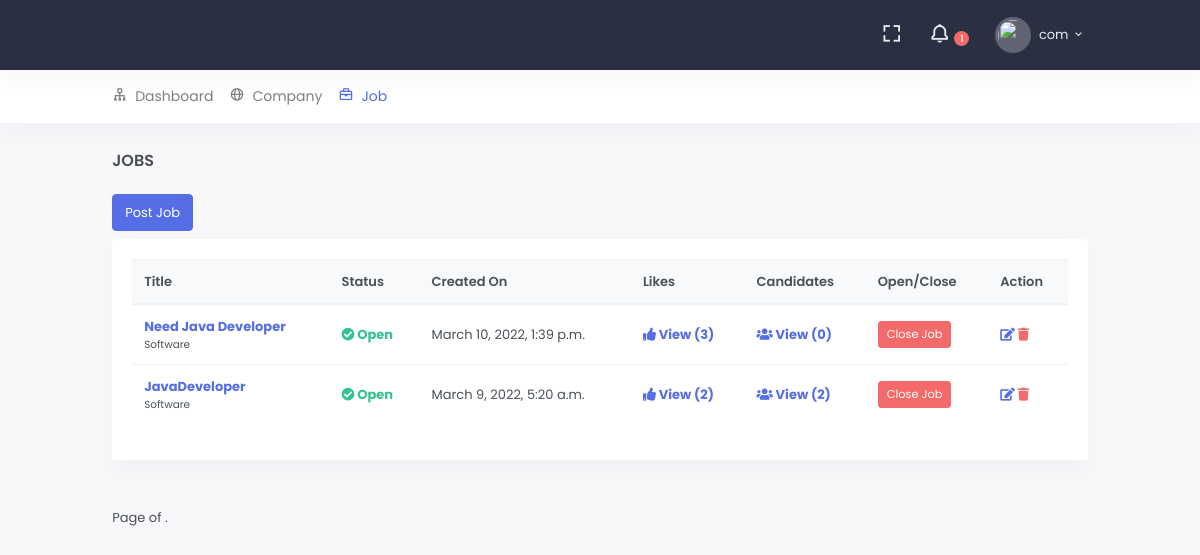
Screenshot of /c/job/ (signed in) with the database file from the repository.
### src/accounts/models.py (models this page shows, shortened)
class User(AbstractUser):
    GENDER_CHOICE = (
        ('m', 'Male'),
        ('f', 'Female'),
        ('o', 'Other'),
    )
    is_customer = models.BooleanField(default=False, help_text="This account belongs to customer")
    is_company = models.BooleanField(default=False, help_text="This account belongs to Company")
    is_completed = models.BooleanField(default=False, help_text="Is user fully fully identified to access application")
    profile_image = models.ImageField(
        null=True, blank=True,
        upload_to='images/profiles/',
        verbose_name="Profile Picture", help_text="Profile image must be 150*150 in size of png, jpg or jpeg"
    )
    gender = models.CharField(max_length=1, null=True, blank=True, choices=GENDER_CHOICE)
    about = models.TextField(null=True, blank=True, help_text="Tell us something interesting about yourself")
    address = models.TextField(blank=True, null=True)
    phone_number = models.CharField(max_length=15, null=True, blank=True)
    class Meta:
        verbose_name_plural = "Users"

### src/portals/company/models.py (models this page shows, shortened)
class Job(models.Model):
    STATUS_CHOICE = (
        ('o', 'Open'),
        ('c', 'Close')
    )
    title = models.CharField(max_length=255)
    category = models.ForeignKey(Category, on_delete=models.CASCADE)
    description = models.TextField()
    detailed_description = RichTextField(null=True, blank=True)
    company = models.ForeignKey('Company', related_name='job_provider', on_delete=models.CASCADE, blank=True)
    start_time = models.DateTimeField(null=True, blank=True)
    end_time = models.DateTimeField(null=True, blank=True)
    likes = models.ManyToManyField(User, related_name='likes')
    candidates = models.ManyToManyField(User, related_name='candidates', through='Candidate')
    status = models.CharField(max_length=1, choices=STATUS_CHOICE, default='o')
    is_active = models.BooleanField(default=True)
    created_on = models.DateTimeField(auto_now=False, auto_now_add=True)
    class Meta:
        ordering = ['-pk']

class Category(models.Model):
    name = models.CharField(max_length=255)
    class Meta:
        verbose_name_plural = "Categories"
    def __str__(self):
        return self.name

### src/portals/company/views.py (the view)
# urls.py: path('job/', JobListView.as_view(), name='job-list'),
@method_decorator(company_required, name='dispatch')
class JobListView(ListView):
    model = Job
    def get_queryset(self):
        return Job.objects.filter(company__user=self.request.user)

### src/portals/company/templates/company/job_list.html (shortened to what this page needs)
{% extends 'core/base.html' %}
{% load static %}
{% load custom_tags %}
{% block page_heading %} Jobs {% endblock %}
{% block content %}
    <div class="row mb-2">
        <div class="col-12">
            <a href="{% url 'company:job-add' %}" class="btn btn-primary"> Post Job</a>
        </div>
    </div>
    <div class="row">
        <div class="col-12">
            <div class="card">
                <div class="card-body">
                    {% if object_list %}
                        <div class="table-responsive">
                            <table class="table table-centered table-nowrap table-hover">
                                <thead class="thead-light">
                                <tr>
                                    <th scope="col">Title</th>
                                    <th scope="col">Status</th>
                                    <th scope="col">Created On</th>
                                    <th scope="col">Likes</th>
                                    <th scope="col">Candidates</th>
                                    <th scope="col">Open/Close</th>
                                    <th scope="col">Action</th>
                                </tr>
                                </thead>
                                <tbody>
                                {% for object in object_list %}
                                    <tr>
                                        <td>
                                            <p class="mb-0">
                                                <b><a href="#">{{ object.title }}</a></b>
                                            </p>
                                            <p class="mb-0 small">{{ object.category }}</p>
                                        </td>
                                        <td>
                                            {% if object.status == 'o' %}
                                                <b class="text-success">
                                                    <i class="fa fa-check-circle"></i> Open
                                                </b>
                                            {% else %}
                                                <b class="text-danger">
                                                    <i class="fa fa-times-circle"></i> Closed
                                                </b>
                                            {% endif %}
                                        </td>
                                        <td>{{ object.created_on }}</td>
                                        <td>
                                            <a href="{% url 'company:job-add' %}"><b><i class="fa fa-thumbs-up"></i>
                                                View ({{ object.likes.count }})</b></a>
                                        </td>
                                        <td>
                                            <a href="{% url 'company:candidate-list' object.pk %}"><b><i
                                                    class="fa fa-users"></i> View
                                                ({{ object.candidates.count }})</b></a>
                                        </td>
                                        <td>
                                                {% if object.status == 'o' %}
                                                    <a href="{% url 'company:job-status' object.pk %}" class="btn btn-sm btn-danger">Close Job</a>
                                                {% else %}
                                                    <a href="{% url 'company:job-status' object.pk %}" class="btn btn-sm btn-success">Open Job</a>
                                                {% endif %}
                                        </td>
                                        <td>
                                            <a href="{% url 'company:job-update' object.pk %}">
                                                <b><i class="fa fa-edit"></i> </b>
                                            </a>
                                            <a href="{% url 'company:job-delete' object.pk %}" class="text-danger">
                                                <b><i class="fa fa-trash"></i> </b>
                                            </a>
                                        </td>
                                    </tr>
                                {% endfor %}
                                </tbody>
                            </table>
                        </div>
                    {% else %}
                        <p class="text-danger">
                            <b><i class="fa fa-exclamation-circle"></i> No jobs found.</b>
                        </p>
                    {% endif %}
                </div>
            </div>
        </div>
    </div>
    {% if object_list %}
        <div class="row">
            <div class="col-md-12">
                <div class="mt-4">
                    <ul class="pagination">
                        <li class="">
                            <span>Page {{ object_list.number }} of {{ object_list.paginator.num_pages }}.</span>
                        </li>
                    </ul>
                </div>
            </div>
        </div>
    {% endif %}
{% endblock %}

### templates/core/base_head.html (shortened to what this page needs)
{% load static %}
<header id="page-topbar">
    <div class="navbar-header">
        <div class="d-flex">
            <div class="navbar-brand-box">
            </div>
        </div>
        <div class="d-flex">
            <div class="dropdown d-none d-lg-inline-block ml-1">
                <button type="button" class="btn header-item noti-icon waves-effect" data-toggle="fullscreen">
                    <i class="bx bx-fullscreen"></i>
                </button>
            </div>
            <div class="dropdown d-inline-block">
                <button type="button" class="btn header-item noti-icon waves-effect"
                        id="page-header-notifications-dropdown"
                        data-toggle="dropdown" aria-haspopup="true" aria-expanded="false">
                    <i class="bx bx-bell bx-tada"></i>
                    <span class="badge badge-danger badge-pill">
                        1
                    </span>
                </button>
            </div>
            <div class="dropdown d-inline-block">
                <button type="button" class="btn header-item waves-effect" id="page-header-user-dropdown"
                        data-toggle="dropdown" aria-haspopup="true" aria-expanded="false">
                    {% if request.user.profile_image %}
                        <img class="rounded-circle header-profile-user" src="{% static 'images/user.png' %}" alt="Header Avatar">
                    {% else %}
                         <img class="rounded-circle header-profile-user" src="{% static 'images/user.png' %}">
                    {% endif %}
                    <span class="d-none d-xl-inline-block ml-1">{{ request.user.username }}</span>
                    <i class="mdi mdi-chevron-down d-none d-xl-inline-block"></i>
                </button>
            </div>
        </div>
    </div>
</header>
<div class="topnav">
    <div class="container-fluid">
        <nav class="navbar navbar-light navbar-expand-lg topnav-menu">
            <div class="collapse navbar-collapse" id="topnav-menu-content">
                <ul class="navbar-nav">
                    {% if request.user.is_authenticated %}
                        {% if request.user.is_company %}
                            {% include 'core/include/admin_header.html' %}
                        {% else %}
                            {% include 'core/include/customer_header.html' %}
                        {% endif %}
                    {% endif %}
                </ul>
            </div>
        </nav>
    </div>
</div>

### rows the page displays
User: user.username "com"
Job: title "Need Java Developer", category "Software", status "o" (drawn), created_on "March 10, 2022, 1:39 p.m.", likes.count "3", candidates.count "0"
Job: title "JavaDeveloper", category "Software", status "o" (drawn), created_on "March 9, 2022, 5:20 a.m.", likes.count "2", candidates.count "2"
